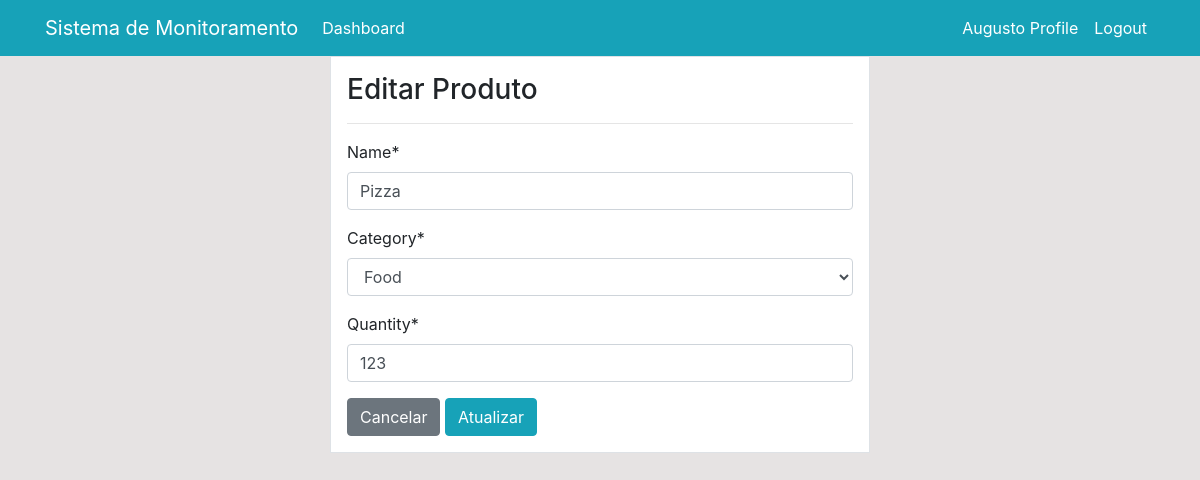
The page /product/update/2/ (signed in) on the database as committed earlier.
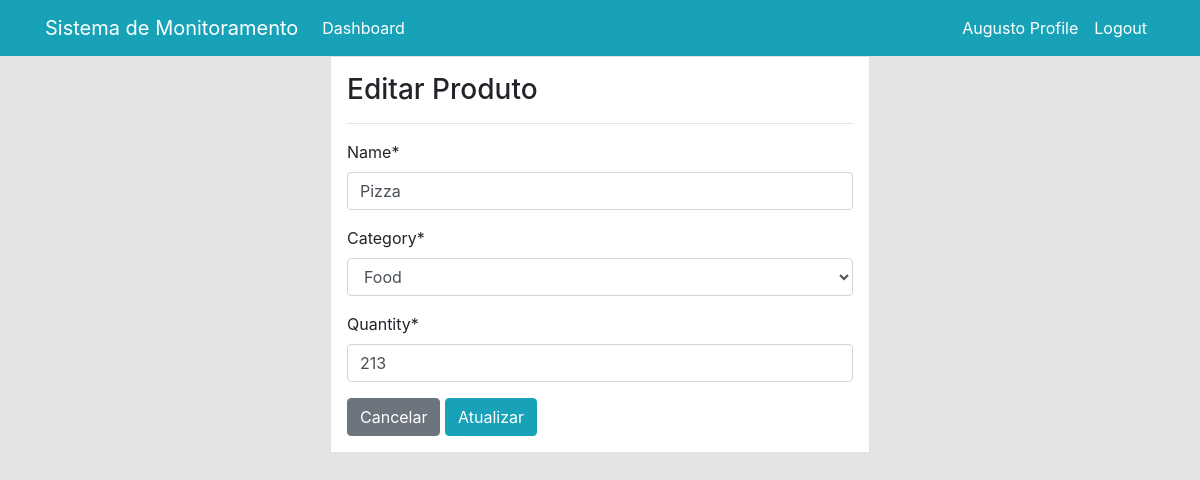
The same page on the database as committed later.
### dashboard/models.py (models this page shows, shortened)
class Product(models.Model):
    name = models.CharField(max_length=100)
    category = models.CharField(max_length=20, choices=CATEGORY, null=True)
    quantity = models.PositiveIntegerField(null=True)
    class Meta:
        verbose_name_plural = 'Product'

### dashboard/views.py (the view)
# urls.py: path('product/update/<int:pk>/', views.product_update, name='dashboard-product-update'),
@login_required
def product_update(request, pk):
    item = Product.objects.get(id=pk)
    if request.method == 'POST':
        form = ProductForm(request.POST, instance=item)
        if form.is_valid():
            form.save()
            return redirect('dashboard-product')
    else:
        form = ProductForm(instance=item)
    context = {
        'form': form,
    }
    return render(request, 'dashboard/product_update.html', context)

### dashboard/forms.py
class ProductForm(forms.ModelForm):
    class Meta:
        model = Product
        fields = ['name', 'category', 'quantity']

### templates/dashboard/product_update.html (shortened to what this page needs)
{% extends 'partials/base.html' %}
{% load crispy_forms_tags %}
{% block content %}
<div class="container">
    <div class="row">
        <div class="col-md-6 offset-md-3">
            <div class="border bg-white p-3">
                <h3>Editar Produto</h3>
                <hr>
                <form method="POST">
                    {{ form|crispy }}
                    <a class="btn btn-secondary" href="{% url 'dashboard-product' %}">Cancelar</a>
                    <input class="btn btn-info" type="submit" value="Atualizar">
                </form>
            </div>
        </div>
    </div>
</div>
{% endblock %}

Rows that differ between the two databases and show on the page:
changed Product "Pizza": quantity "123" → "213"
